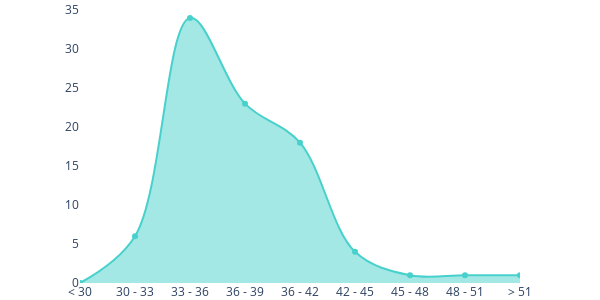

Here is the notebook cell this chart was saved with:
### Code cell
bin_df = df2.groupby("point_bins").agg({"point_bins": "count"})
bin_chart = go.Scatter(
    x=bin_df.index,
    y=bin_df["point_bins"],
    line_color="mediumturquoise",
    fill="tozeroy",
    line_shape="spline"
)

go.Figure(bin_chart).update_layout(plot_bgcolor="white", width=600, height=300, margin=dict(t=0, b=0))

### Figure 1 — Plotly figure (JSON) as saved in the notebook; plotly's stock layout.template omitted (floating-point values rounded to 4 significant figures)
{"data": [{"fill": "tozeroy", "line": {"color": "mediumturquoise", "shape": "spline"}, "type": "scatter", "x": ["< 30", "30 - 33", "33 - 36", "36 - 39", "36 - 42", "42 - 45", "45 - 48", "48 - 51", "> 51"], "y": [0, 6, 34, 23, 18, 4, 1, 1, 1]}], "layout": {"height": 300, "margin": {"b": 0, "t": 0}, "plot_bgcolor": "white", "width": 600}}
